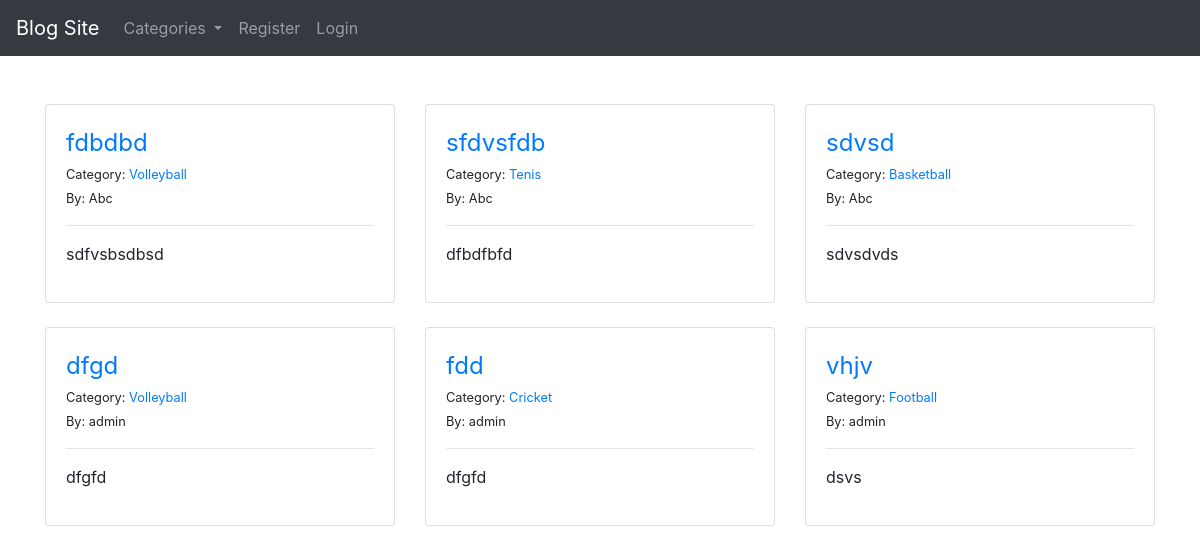
The page / on the database its author committed.
### theblog/models.py (models this page shows, shortened)
class Post(models.Model):
  title=models.CharField(max_length=255)
  title_tag=models.CharField(max_length=255)
  category=models.CharField(max_length=255)
  likes=models.ManyToManyField(User, related_name='blog_posts')
  author=models.ForeignKey(User, on_delete=models.CASCADE)
  body=models.TextField()
  post_date=models.DateField(auto_now_add=True)

### theblog/views.py (the view)
# urls.py: path('', HomeView.as_view(), name="home"),
class HomeView(ListView):
  model=Post
  template_name='home.html'
  ordering=['-id']
  def get_context_data(self, *args, **kwargs):
    cat_menu=Category.objects.all()
    context=super(HomeView, self).get_context_data(*args, **kwargs)
    context["cat_menu"]=cat_menu
    return context

### theblog/models.py (called while the page is built)
  def __str__(self):
    return self.name

### theblog/templates/home.html (shortened to what this page needs)
{% extends 'base.html' %}
{% block content %}
<br> <br>
<div class="row">
  {% for post in object_list %}
  <div class="col-sm-4">
    <div class="card">
      <div class="card-body">
        <a href=" {% url 'article-detail' post.pk %} " class="card-title" style="font-size: 1.5rem;">{{post.title}}</a> <br>
        <small>Category: <a href=" {% url 'category' post.category %} "> {{post.category}}</small></a> <br>
        <small>By: {{post.author.username}}</small>
        <hr>
        <p class="card-text">{{post.body|slice:":100"}}</p>
      </div>
    </div><br>
  </div>
  {% endfor %}
</div>
{% endblock %}

### theblog/templates/base.html (shortened to what this page needs)
<!doctype html>
<html lang="en">
  <head>
    <link rel="stylesheet" href="https://maxcdn.bootstrapcdn.com/bootstrap/4.0.0/css/bootstrap.min.css">
  </head>
  <body>
    <nav class="navbar navbar-expand-lg navbar-dark bg-dark">
      <a class="navbar-brand" href=" {% url 'home' %} ">Blog Site</a>
      <div class="collapse navbar-collapse" id="navbarSupportedContent">
        <ul class="navbar-nav mr-auto">
          {% if cat_menu %}
          <li class="nav-item dropdown">
            <a class="nav-link dropdown-toggle" href="#" id="navbarDropdown" role="button" data-toggle="dropdown" aria-haspopup="true" aria-expanded="false">
              Categories
            </a>
          </li>
          {% else %}
          <li class="nav-item">
            <a class="nav-link" href=" {% url 'category_List' %} ">Categories</a>
          </li>
          {% endif %}
          {% if user.is_authenticated %}
          <li class="nav-item">
            <a class="nav-link" href=" {% url 'add_post' %} ">Add Post</a>
          </li>
          <li class="nav-item">
            <a class="nav-link" href=" {% url 'add_category' %} ">Add Category</a>
          </li>
          <li class="nav-item">
            <a class="nav-link" href=" {% url 'edit_profile' %} ">Edit Profile</a>
          </li>
          <li class="nav-item">
            <a class="nav-link" href=" {% url 'logout' %} ">Logout</a>
          </li>
          {% else %}
          <li class="nav-item">
            <a class="nav-link" href=" {% url 'register' %} ">Register</a>
          </li>
          <li class="nav-item">
            <a class="nav-link" href=" {% url 'login' %} ">Login</a>
          </li>
          {% endif %}
        </ul>
      </div>
    </nav>
    <div class="container">
      {% block content %}
      {% endblock %}
    </div>
  </body>
</html>

### rows shown on the page
Post: title "fdbdbd", category "Volleyball", author.username "Abc", body "sdfvsbsdbsd"
Post: title "sfdvsfdb", category "Tenis", author.username "Abc", body "dfbdfbfd"
Post: title "sdvsd", category "Basketball", author.username "Abc", body "sdvsdvds"
Post: title "dfgd", category "Volleyball", author.username "admin", body "dfgfd"
Post: title "fdd", category "Cricket", author.username "admin", body "dfgfd"
Post: title "vhjv", category "Football", author.username "admin", body "dsvs"
